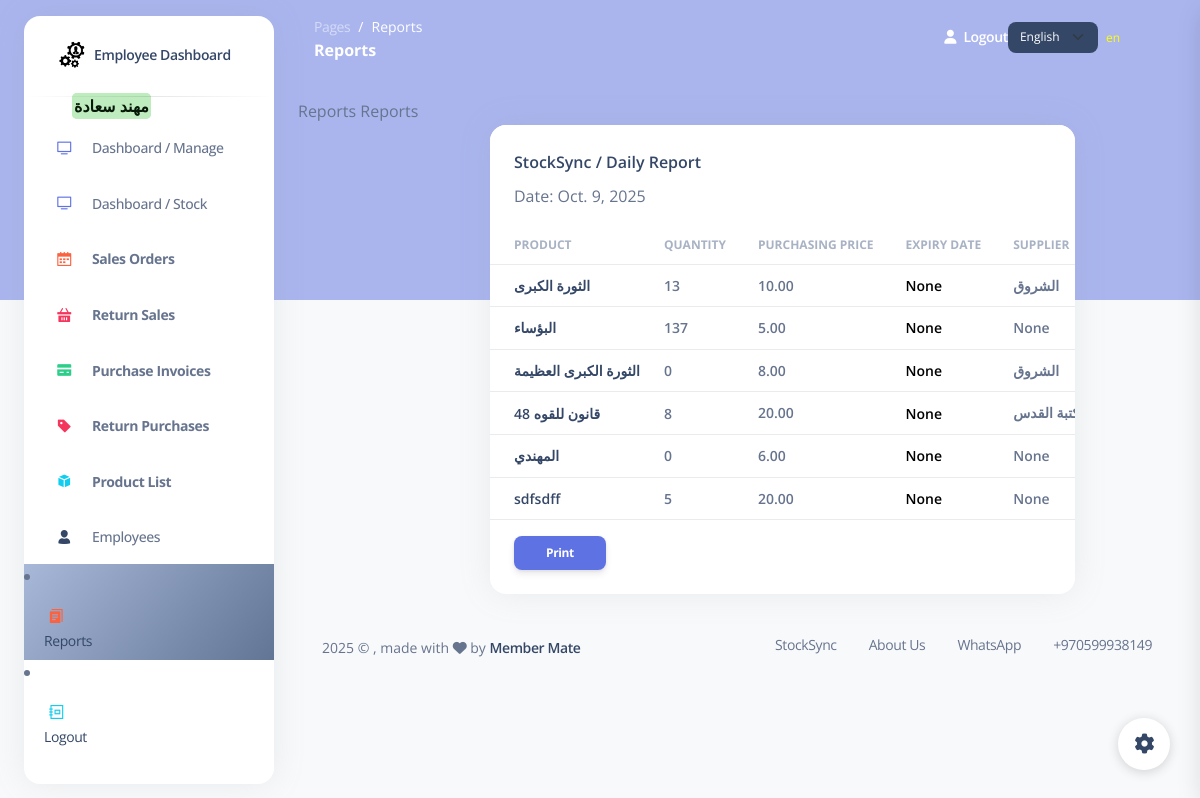
The app's page /employee_reports (signed in), older data.
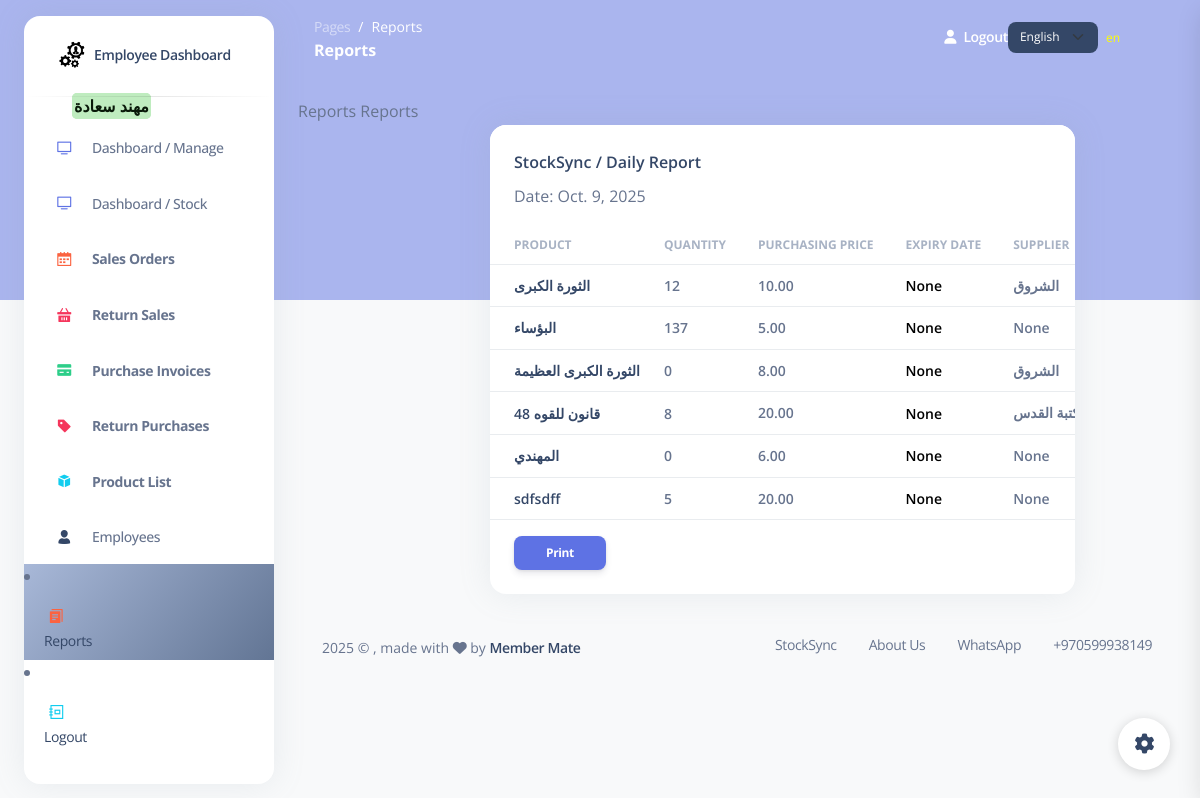
The same page, newer data.
### my_app/models.py (models this page shows, shortened)
class Product(models.Model):
    product_name = models.CharField(max_length=255)
    quantity = models.IntegerField(default=0)
    purchasing_price = models.DecimalField(max_digits=6, decimal_places=2)
    sale_price = models.DecimalField(max_digits=6, decimal_places=2, null=True, blank=True)
    category = models.CharField(max_length=100, blank=True, null=True)
    expiry_date = models.DateField(blank=True, null=True)
    isbn = models.CharField(max_length=32, blank=True, null=True, unique=True)
    production_date = models.DateField(blank=True, null=True)
    author = models.CharField(max_length=255, blank=True, null=True)
    supplier = models.CharField(max_length=255, blank=True, null=True)
    employee = models.ForeignKey(Employee, related_name="products", on_delete=models.CASCADE, null=True, blank=True)
    created_at = models.DateTimeField(auto_now_add=True)
    updated_at = models.DateTimeField(auto_now=True)
    objects = ProductManager()

### my_app/views.py (the view)
# urls.py: path('employee_reports', views.display_employee_reports),
def display_employee_reports(request):
    context = {
        'products': models.get_all_products(),
        'today': datetime.date.today(),
        'expiry_range': datetime.date.today() + timedelta(days=6*30),
        'employee': models.get_employee_by_id(request.session['employee_id'])
    }
    return render (request, 'employee_reports.html', context)

### my_app/models.py (called while the page is built)
def get_employee_by_id(id):
    return Employee.objects.get(id=id)

def get_all_products():
    return Product.objects.all()

### my_app/templates/employee_reports.html (shortened to what this page needs)
{% extends 'layouts/base.html' %}
{% load i18n %}
{% block content %}
            {% block page_name %}{% trans "Reports" %}{% endblock %}
            {% block page_name2 %}{% trans "Reports" %}{% endblock %}
<div class="col-8 ms-10">
  <div class="card mb-4" id="printableTable">
    <div class="card-header pb-0">
  <h6>{% trans "StockSync / Daily Report" %}</h6>
  <p>{% trans "Date:" %} {{today}}</p>
    </div>
    <div class="card-body px-0 pt-0 pb-2 ">
      <div class="table table-responsive p-0 ">
        <table class="table align-items-center justify-content-center mb-0" >
          <thead>
            <tr>
              <th class="text-uppercase text-secondary text-xs font-weight-bolder opacity-7">{% trans "Product" %}</th>
              <th class="text-uppercase text-secondary text-xs font-weight-bolder opacity-7 ps-2">{% trans "Quantity" %}</th>
              <th class="text-uppercase text-secondary text-xs font-weight-bolder opacity-7 ps-2">{% trans "Purchasing Price" %}</th>
              <th class="text-uppercase text-secondary text-xs font-weight-bolder  opacity-7 ps-2">{% trans "Expiry Date" %}</th>
              <th class="text-uppercase text-secondary text-xs font-weight-bolder  opacity-7 ps-2">{% trans "Supplier" %}</th>
            </tr>
          </thead>
          <tbody>
            {% for product in products %}
            <tr>
              <td>
                <div class="d-flex px-2">
                  <div class="my-auto">
                    <h6 class="mb-0 text-sm ms-2"> {{product.product_name}} </h6>
                  </div>
                </div>
              </td>
              <td>
                <p class="text-sm font-weight-bold mb-0"> {{product.quantity}} </p>
              </td>
              <td>
                <span class="text-sm font-weight-bold">{{product.purchasing_price}}</span>
              </td>
              <td >
                {% if product.expiry_date < expiry_range %}
                <p class="text-sm font-weight-bold mb-0" style="color: red;"> {{product.expiry_date}} </p>
                {% else %}
                <p class="text-sm font-weight-bold mb-0" style="color: black;"> {{product.expiry_date}} </p>
                {% endif %}
              </td>
              <td>
                <span class="text-sm font-weight-bold">{{product.supplier}}</span>
              </td>
            </tr>
            {%endfor%}
          </tbody>
        </table>
      </div>
  <button class="no-print btn btn-primary btn-sm ms-4" onclick="printTable()">{% trans "Print" %}</button>
    </div>
  </div>
</div>
{% endblock content %}

Row changes from the older to the newer data that the page shows:
changed Product "الثورة الكبرى": quantity "13" → "12"
